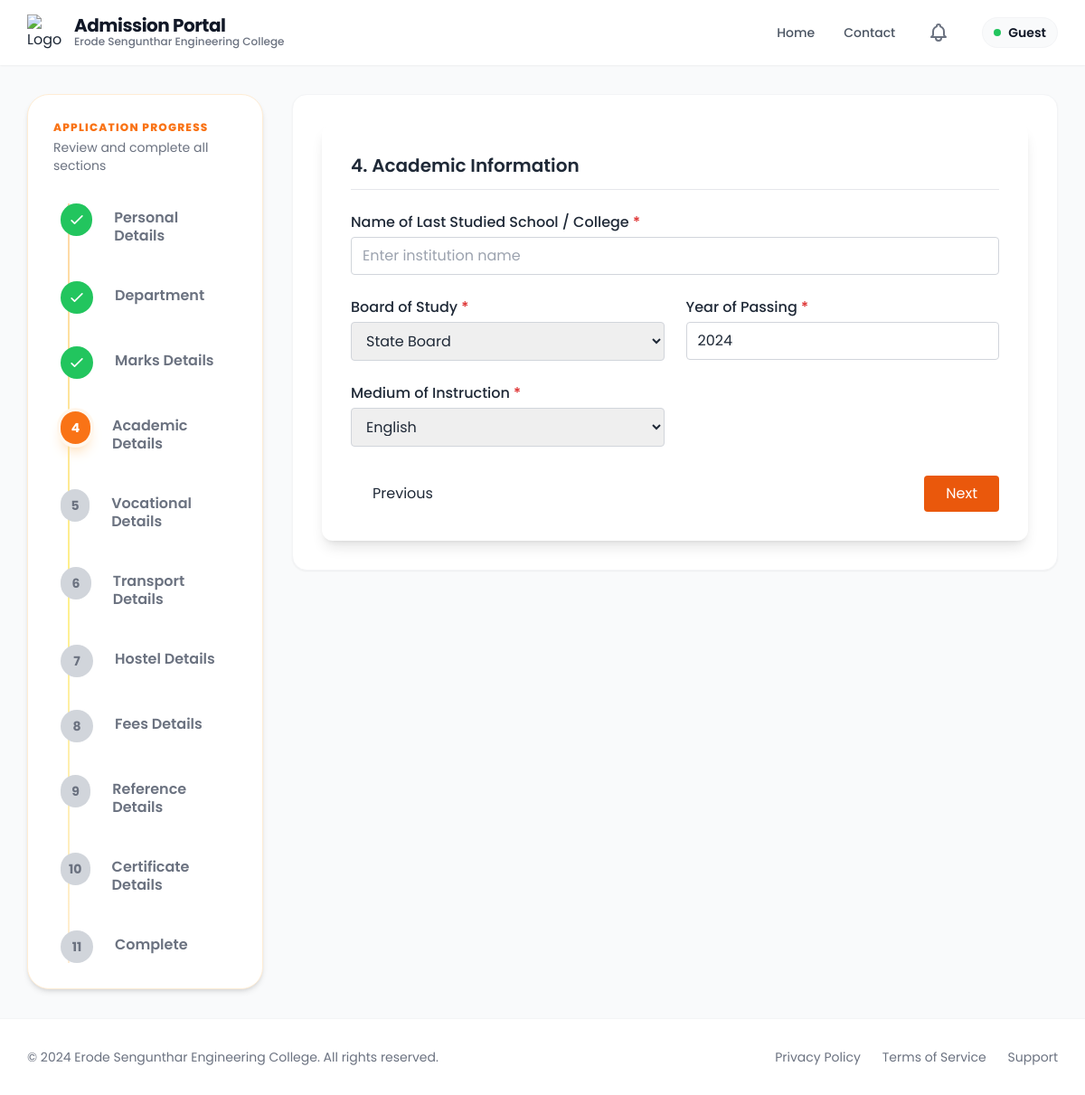
Before: /academic_info/7/ with the older database file.
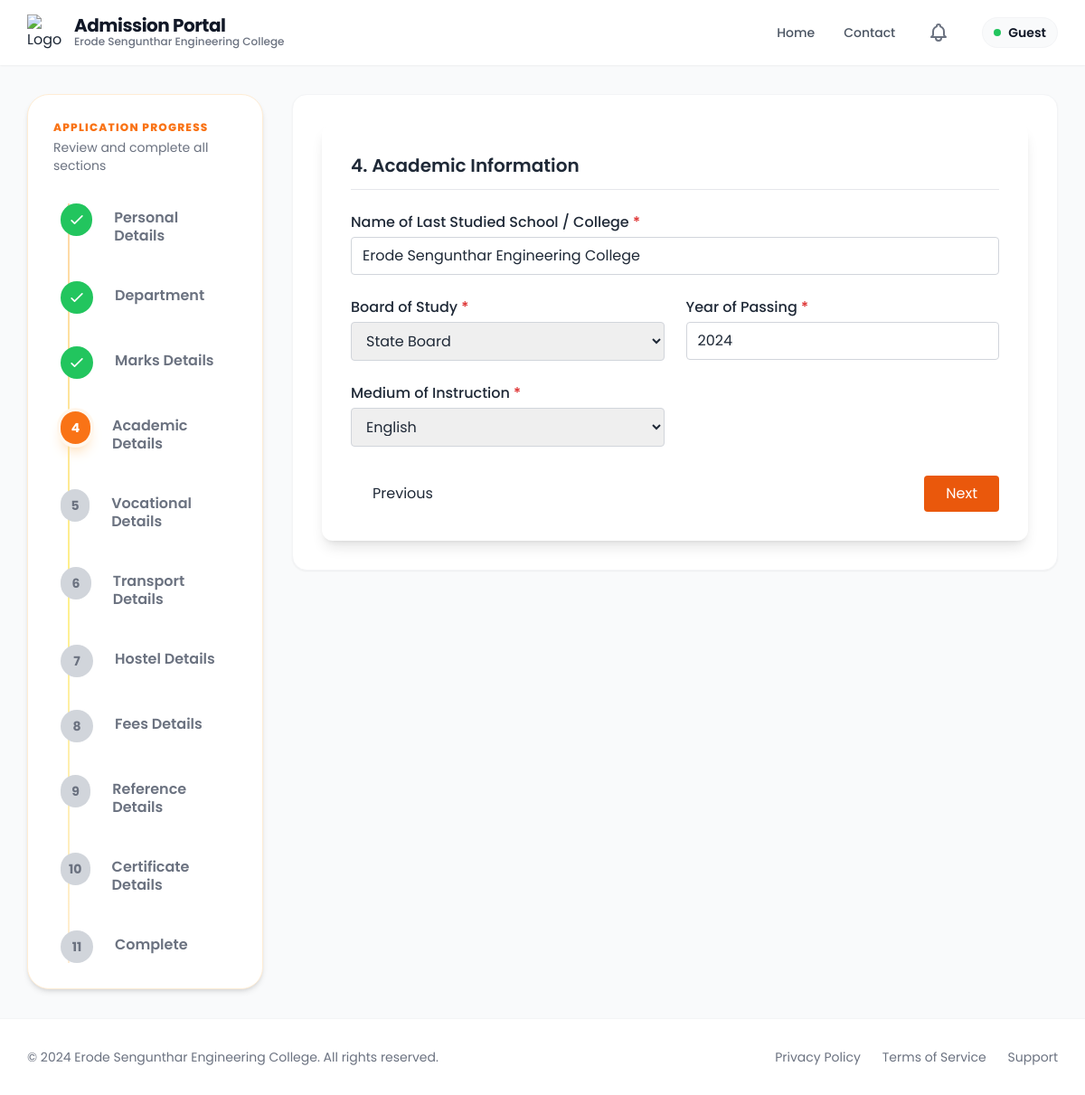
After: the same page with the newer database file.
### app/models.py (models this page shows, shortened)
class Admission(models.Model):
    Application_number=models.CharField(max_length=100, unique=True, blank =True, null =True)
    unique_id=models.CharField(unique=True,blank=True,null=True)
    student_name = models.CharField(max_length=255)
    email = models.EmailField(unique=True)
    student_mobile = models.CharField(max_length=15, blank=True, null=True)
    father_mobile = models.CharField(max_length=15, blank=True, null=True)
    mother_mobile = models.CharField(max_length=15, blank=True, null=True)
    guardian_mobile = models.CharField(max_length=15,blank=True,null=True)
    father_name = models.CharField(max_length=255)
    mother_name = models.CharField(max_length=255)
    guardian_name = models.CharField(max_length=255, blank=True, null=True)
    register_number = models.CharField(max_length=100, unique=True,blank=True)
    umis_number = models.CharField(max_length=100, blank=True, null=True)
    dob = models.DateField()
    gender = models.CharField(max_length=10, choices=[('Male', 'Male'), ('Female', 'Female'), ('Others', 'Others')])
    community = models.CharField(
    max_length=255,
    choices=[ ('OC', 'Open Competition (OC)'),
    ('BC', 'Backward Class (BC)'),
    ('MBC', 'Most Backward Class (MBC)'),
    ('DNC', 'Denotified Communities (DNC)'),
    ('BCM', 'Backward Class (Muslim) (BCM)'),
    ('SC', 'Scheduled Caste (SC)'),
    ('SCA', 'Scheduled Caste (Arunthathiyar) (SCA)'),
    ('ST', 'Scheduled Tribe (ST)') ],
    blank=True,
    null=True)
    address = models.TextField()
    state=models.CharField(blank=True,null=True)
    district=models.CharField(blank=True,null=True)
    country=models.CharField(blank=True,null=True)
    level = models.CharField(max_length=10, choices=[('ug', 'UG'), ('pg', 'PG'), ('le', 'LE')])
    department_preferences = models.JSONField(default=dict, blank=True)  # Store as {dept_name: preference_rank}
    pg_dept = models.CharField(max_length=255, blank=True, null=True)  # For PG only
    tc = models.FileField(upload_to=certificate_upload_path, blank=True)
    community_cert = models.FileField(upload_to=certificate_upload_path, blank=True)
    aadhaar = models.FileField(upload_to=certificate_upload_path, blank=True)
    tenth_marksheet = models.FileField(upload_to=certificate_upload_path, blank=True)
    twelfth_marksheet = models.FileField(upload_to=certificate_upload_path, blank=True, null=True)
    photo = models.FileField(upload_to=photo_upload_path, blank=True)
    admission_fee = models.CharField(max_length=50, blank=True)
    tuition_fee = models.CharField(max_length=50, blank=True)
    college_fee = models.CharField(max_length=50, blank=True)
    hostel_fee = models.CharField(max_length=50, blank=True)
    bus_fee = models.CharField(max_length=50, blank=True)
    transaction_id = models.CharField(max_length=50,null=True, blank=True)
    transaction_date = models.DateTimeField(null=True, blank=True)
    payment_screenshot = models.FileField(upload_to=payment_upload_path, blank=True)
    had_paid=models.BooleanField(default=False)
    tenth_total = models.CharField(max_length=50, blank=True)
    tenth_percentage = models.CharField(max_length=50, blank=True)
    twelfth_total = models.CharField(max_length=50, blank=True, null=True)
    twelfth_percentage = models.CharField(max_length=50, blank=True, null=True)
    qualification = models.CharField(max_length=10, choices=[('12th', '12th'), ('Diploma', 'Diploma')], blank=True)
    maths_marks = models.CharField(max_length=50, blank=True, null=True)
    physics_marks = models.CharField(max_length=50, blank=True, null=True)
    chemistry_marks = models.CharField(max_length=50, blank=True, null=True)
    cutoff_marks = models.CharField(max_length=50, blank=True, null=True)
    twelfth_major = models.CharField(max_length=255, blank=True,null= True)
    diploma_total = models.CharField(max_length=50, blank=True, null=True)
    diploma_percentage = models.CharField(max_length=50, blank=True, null=True)
    diploma_major = models.CharField(max_length=255, blank=True)
    last_school = models.CharField(max_length=255, blank=True)
    board = models.CharField(max_length=50, choices=[
        ('State Board', 'State Board'),
        ('CBSE', 'CBSE'),
        ('ICSE', 'ICSE'),
        ('Matriculation', 'Matriculation'),
        ('Diploma', 'Diploma'),
        ('Others', 'Others')
    ], blank=True)
    year_passing = models.IntegerField(blank=True, null=True)
    medium = models.CharField(max_length=50, choices=[
        ('Tamil', 'Tamil'),
        ('English', 'English'),
        ('Others', 'Others')
    ], blank=True)
    vocational_stream = models.CharField(max_length=100, blank=True, null=True)
    skill_proof = models.FileField(upload_to=vocational_upload_path, blank=True, null=True)
    bus_needed = models.CharField(max_length=3, choices=[('yes', 'Yes'), ('no', 'No')], blank=True)
    boarding_point = models.CharField(max_length=100, blank=True, null=True)
    bus_route = models.CharField(max_length=100, blank=True, null=True)
    hostel_needed = models.CharField(max_length=3, choices=[('yes', 'Yes'), ('no', 'No')], blank=True)
    hostel_type = models.CharField(max_length=50, blank=True, null=True)
    room_type = models.CharField(max_length=50, blank=True, null=True)
    mess_type = models.CharField(max_length=50, blank=True, null=True)
    hostel_fee_amount = models.CharField(max_length=50, blank=True, null=True)
    reference_name = models.CharField(max_length=255, blank=True)
    contact_number = models.CharField(max_length=15, blank=True)
    relationship = models.CharField(max_length=255,blank=True)
    reference_mobile = models.CharField(max_length=15,blank=True)
    reference_department = models.CharField(max_length=255,blank=True)
    reference_designation = models.CharField(max_length=255,blank=True)
    created_at = models.DateTimeField(auto_now_add=True)

### app/application_forms/academic_info.py (the view, shortened to what this page needs)
# urls.py: path('academic_info/<int:pk>/', academic_info.academic_info, name='academic_info'),
def academic_info(request, pk):
    try:
        admission = Admission.objects.filter(pk=pk).first()
        if not admission:
            messages.error(request, 'Admission record not found.')
            return redirect('personal_details')
        return render(request, 'details_form/academic_info.html', {'admission': admission, "steps": get_steps(), "current_step": 4})
    except Exception as e:
        logger.error(f"Error in academic_info view: {str(e)}")
        messages.error(request, 'An error occurred while processing your request.')
        return redirect('personal_details')

### app/utils.py (called while the page is built)
def get_steps():
    return [
        {"number": 1, "label": "Personal Details"},
        {"number": 2, "label": "Department"},
        {"number": 3, "label": "Marks Details"},
        {"number": 4, "label": "Academic Details"},
        {"number": 5, "label": "Vocational Details"},
        {"number": 6, "label": "Transport Details"},
        {"number": 7, "label": "Hostel Details"},
        {"number": 8, "label": "Fees Details"},
        {"number": 9, "label": "Reference Details"},
        {"number": 10, "label": "Certificate Details"},
        {"number": 11, "label": "Complete"},
    ]

### templates/details_form/academic_info.html (shortened to what this page needs)
{% extends 'details_form/Created_base.html' %}
{% block content %}
{% include "details_form/tracker.html" %}
<div class="col-span-1 lg:col-span-9">
  <div class="bg-white rounded-2xl shadow-sm border border-gray-100 p-6 md:p-8">
<form method="post"
      enctype="multipart/form-data"
      action="{% url 'academic_info' admission.pk %}"
      id="academicForm">
  <div class="max-w-5xl mx-auto bg-white shadow-lg rounded-xl p-8">
    <h2 class="text-xl font-semibold mb-6 border-b pb-3">
      4. Academic Information
    </h2>
    <div class="grid grid-cols-1 md:grid-cols-2 gap-6">
      <div class="md:col-span-2">
        <label class="block font-medium mb-1">
          Name of Last Studied School / College
          <span class="text-red-600">*</span>
        </label>
        <input type="text"
               name="last_school"
               required
               placeholder="Enter institution name"
               value="{% if admission %}{{ admission.last_school }}{% endif %}"
               class="w-full border border-gray-300 rounded px-3 py-2 focus:ring-2 focus:ring-blue-500">
      </div>
      <div>
        <label class="block font-medium mb-1">
          Board of Study <span class="text-red-600">*</span>
        </label>
        <select name="board"
                required
                class="w-full border border-gray-300 rounded px-3 py-2 focus:ring-2 focus:ring-blue-500">
          <option value="State Board"
            {% if admission and admission.board == 'State Board' %}selected{% endif %}>
            State Board
          </option>
        </select>
      </div>
      <div>
        <label class="block font-medium mb-1">
          Year of Passing <span class="text-red-600">*</span>
        </label>
        <input type="number"
               name="year_passing"
               required
               placeholder="e.g. 2024"
               value="{% if admission %}{{ admission.year_passing }}{% endif %}"
               class="w-full border border-gray-300 rounded px-3 py-2 focus:ring-2 focus:ring-blue-500">
      </div>
      <div>
        <label class="block font-medium mb-1">
          Medium of Instruction <span class="text-red-600">*</span>
        </label>
        <select name="medium"
                required
                class="w-full border border-gray-300 rounded px-3 py-2 focus:ring-2 focus:ring-blue-500">
          <option value="English"
            {% if admission and admission.medium == 'English' %}selected{% endif %}>
            English
          </option>
        </select>
      </div>
    </div>
    <div class="flex justify-between mt-8">
      <button type="button"
              onclick="window.location.href='{% url 'marks_obtained' admission.pk %}'"
              class="px-6 py-2 border rounded hover:bg-gray-100">
        Previous
      </button>
      <button type="submit"
              class="bg-orange-600 text-white px-6 py-2 rounded hover:bg-orange-700">
        Next
      </button>
    </div>
  </div>
</form>
  </div>
</div>
{% endblock %}

Changed rows visible on the page:
changed Admission "State Board": last_school (not shown) → "Erode Sengunthar Engineering College"
